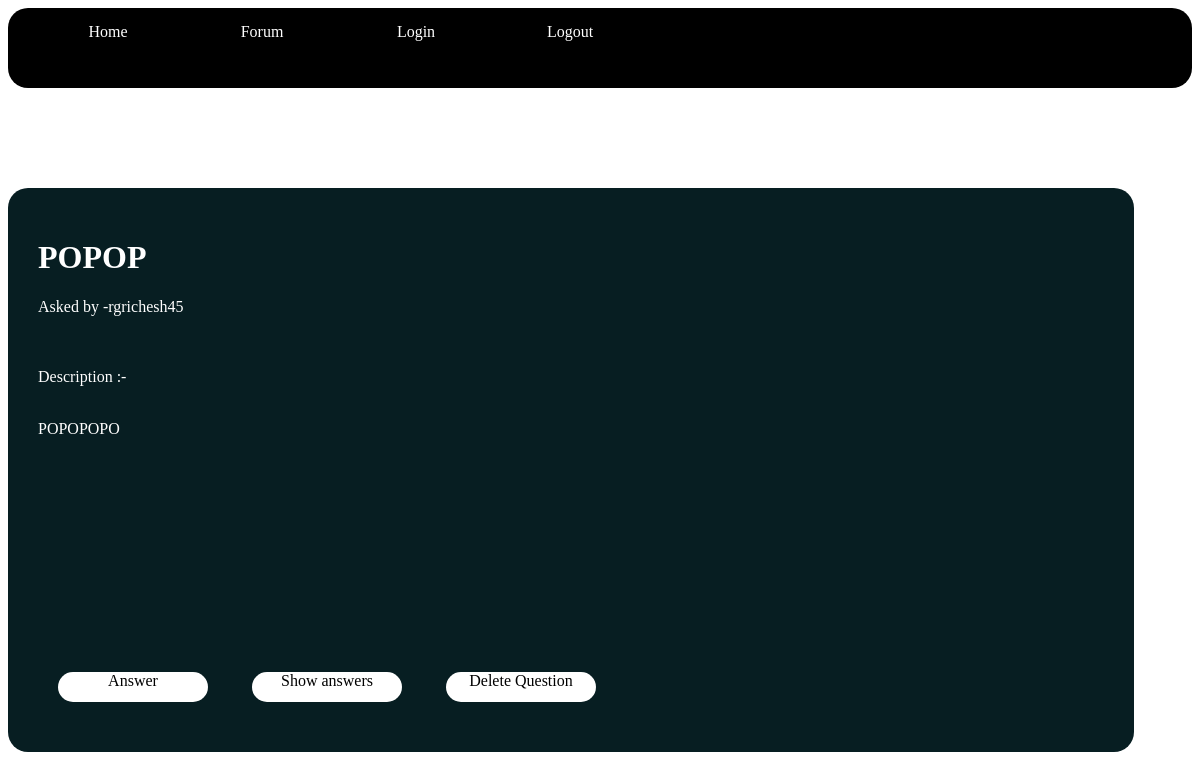
/forum/route/6/, run on the app's committed database.
### main/models.py (models this page shows, shortened)
class question(models.Model):
	author_q = models.ForeignKey(User, on_delete=models.CASCADE)
	title_q = models.CharField(max_length=100,unique = True)
	notice_q = models.TextField(max_length=1000,default='',unique = True)
	date_q = models.DateTimeField(default = timezone.now)
	url_q = models.URLField(max_length=100,blank = True)

### main/views.py (the view)
# urls.py: path('route/<int:pk>/',forum_detail.as_view(),name="forum_detail"),
class forum_detail(DetailView):
	model = question
	template_name= 'main/detailpost.html'
	ordering = ['-date_q']

### main/templates/main/detailpost.html (shortened to what this page needs)
<!DOCTYPE html>
<html>
<head>
</head>
<body>
<div class="nav-container">
		<a id="link" href="{% url 'home' %}">Home</a>
		<a id="link" href="{% url 'forum-home' %}">Forum</a>
		<a id="link" href="{% url 'login' %}">Login</a>
		<a id="link" href="{% url 'logout' %}">Logout</a>
</div>
<div class="content">
	<h1> {{ object.title_q }}</h1>
<p>Asked by -{{ object.author_q }}  </p>
<br /><br /><font color="white">Description :- </font><br /><br /><p id="centent-p">{{ object.notice_q }}</p>
<br /><br /><br /><br /><br />
<br /><br /><br /><br /><br /><br />
	<a href='{% url "create-ans" object.id %}' id="btn">Answer</a>
	<a href='{% url "ans-detail" object.id %}' id="btn">Show answers</a>
	<a href="{% url 'delete-ques' object.id %}" id="btn">Delete Question</a>
</div>
</body>
</html>

### main/templates/main/detailpost.html (style rules this page uses)
div.nav-container { margin-top:5px; width:100%; height:80px; background-color:black; border-radius:20px; }
a#link { width:100px; height:50px; display: inline-block; border-radius:20px; color:white; text-decoration: none; text-align: center; margin-top:15px; margin-left:50px; }
div.content { width:90%; background-color: #071e22; border-radius:20px; padding:30px; margin-top:100px; }
a { text-decoration: none; color:white; }
h1,h4,p { color:white; }
a#btn { display: inline-block; width:150px; height:30px; border-radius:20px; text-align: center; color:black; background-color:white; margin:20px; }

### data on the page
question: title_q "POPOP", author_q "rgrichesh45", notice_q "POPOPOPO"
